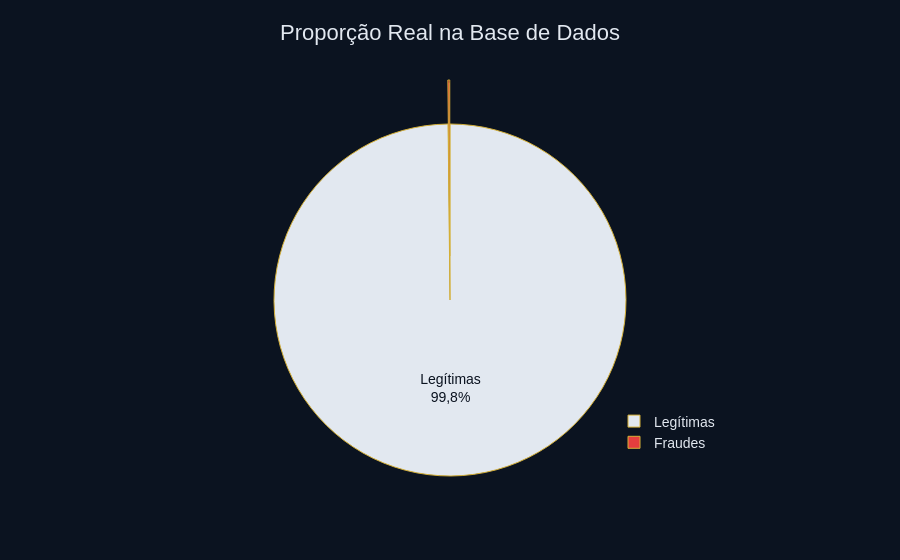

The notebook cell saved with this chart:
### Code cell
# Gráfico de Proporção Relativa
fig_pie = go.Figure(data=[go.Pie(
    labels=['Legítimas', 'Fraudes'],
    values=[counts[0], counts[1]],
    pull=[0, 0.25],
    marker=dict(
        colors=["#E2E8F0", "#E53E3E"],
        line=dict(color=["#D4AF37", "#D4AF37"], width=1.0)
    )
)])

fig_pie.update_traces(
    textposition='inside',
    textinfo='percent+label',
    hovertemplate="<b>%{label}</b><br>Quantidade: %{value:,.0f}<br>Proporção: %{percent}<extra></extra>",
    textfont=dict(family="Arial", size=14, color="#0B1320")
)

fig_pie.update_layout(
    separators=",.",
    title=dict(text="Proporção Real na Base de Dados", x=0.5, font=dict(size=22, family="Arial", color="#E2E8F0")),
    font=dict(family="Arial", size=14, color="#E2E8F0"),
    plot_bgcolor='#0B1320',
    paper_bgcolor='#0B1320',
    showlegend=True,
    legend=dict(
        x=0.7,
        y=0.2,
        xanchor="left",
        yanchor="middle",
        font=dict(family="Arial", size=14, color="#E2E8F0"),
        bgcolor="rgba(0,0,0,0)"
    ),
    margin=dict(t=80, b=40, l=40, r=40)
)

fig_pie.show()

### Figure 1 — Plotly figure (JSON) as saved in the notebook; plotly's stock layout.template omitted (floating-point values rounded to 4 significant figures)
{"data": [{"hovertemplate": "<b>%{label}</b><br>Quantidade: %{value:,.0f}<br>Proporção: %{percent}<extra></extra>", "labels": ["Legítimas", "Fraudes"], "marker": {"colors": ["#E2E8F0", "#E53E3E"], "line": {"color": ["#D4AF37", "#D4AF37"], "width": 1}}, "pull": [0, 0.25], "textfont": {"color": "#0B1320", "family": "Arial", "size": 14}, "textinfo": "percent+label", "textposition": "inside", "type": "pie", "values": [284315, 492]}], "layout": {"font": {"color": "#E2E8F0", "family": "Arial", "size": 14}, "legend": {"bgcolor": "rgba(0,0,0,0)", "font": {"color": "#E2E8F0", "family": "Arial", "size": 14}, "x": 0.7, "xanchor": "left", "y": 0.2, "yanchor": "middle"}, "margin": {"b": 40, "l": 40, "r": 40, "t": 80}, "paper_bgcolor": "#0B1320", "plot_bgcolor": "#0B1320", "separators": ",.", "showlegend": true, "title": {"font": {"color": "#E2E8F0", "family": "Arial", "size": 22}, "text": "Proporção Real na Base de Dados", "x": 0.5}}}
